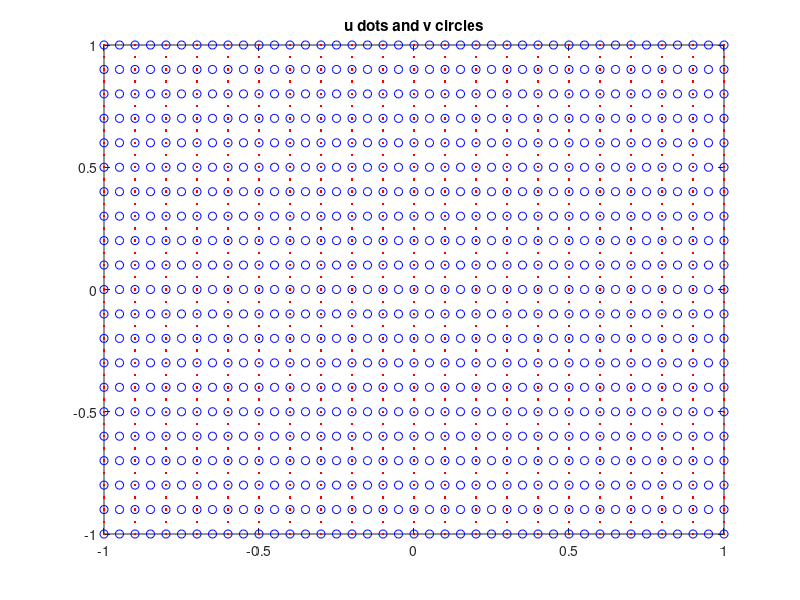

Recreate this plot in MATLAB.
% Plot grid points for u and v

h = 0.05;
xu = -1:2*h:1;
yu = -1:h:1;
xv = -1:h:1;
yv = -1:2*h:1;
[XU, YU] = meshgrid(xu,yu);
[XV, YV] = meshgrid(xv,yv);
plot(XU,YU,'r.', XV,YV,'bo')
title('u dots and v circles')
shg